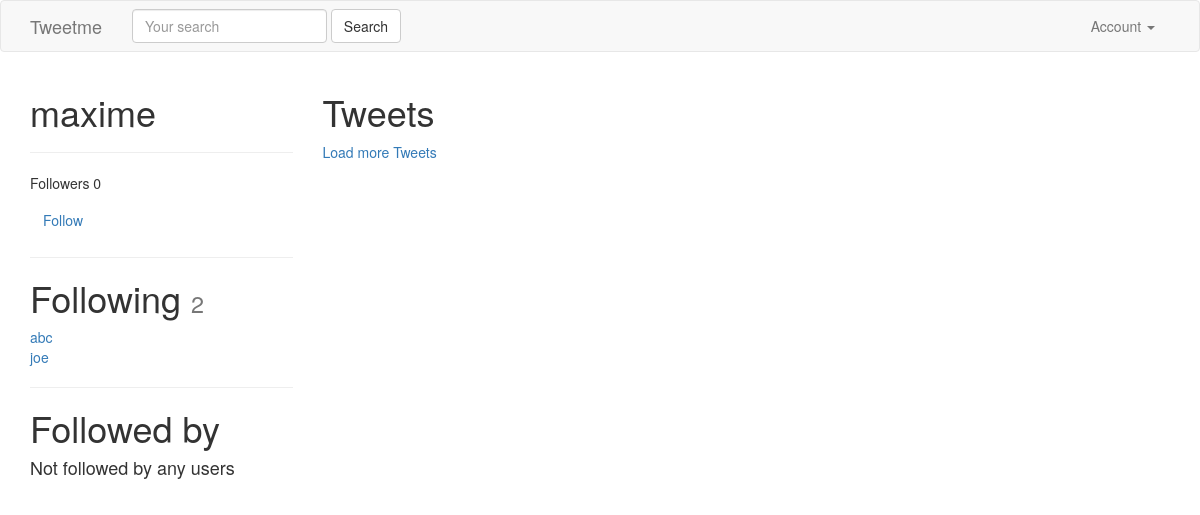
Page /maxime/ (signed in) on the earlier database version.
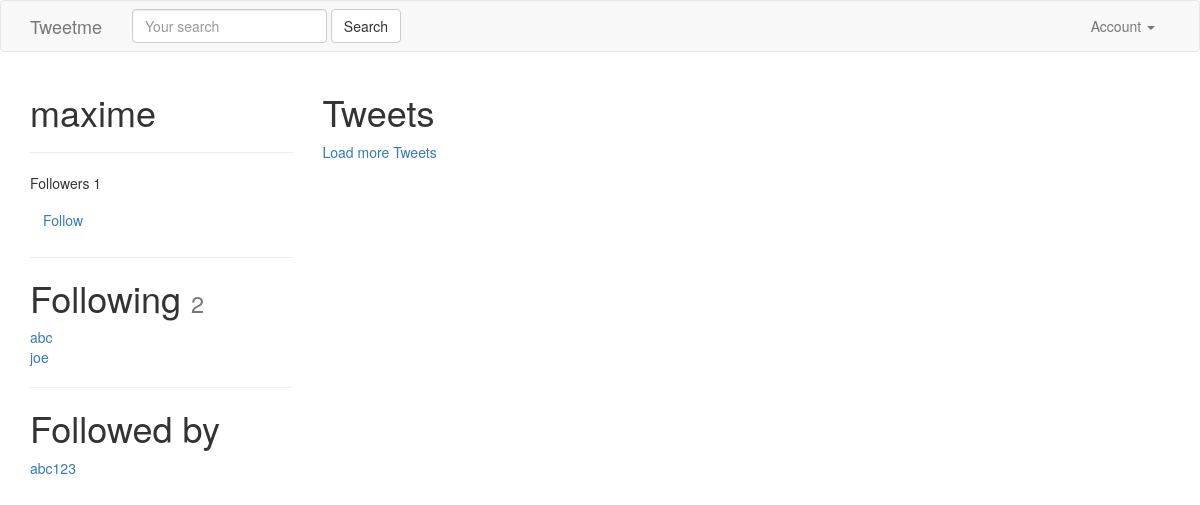
Same page on the later database version.
### accounts/models.py (models this page shows, shortened)
class UserProfile(models.Model):
    user = models.OneToOneField(settings.AUTH_USER_MODEL, related_name='profile')  # user.profile
    following = models.ManyToManyField(settings.AUTH_USER_MODEL, blank=True, related_name='followed_by')
    objects = UserProfileManager()  # UserProfile.objects.all()
    def get_following(self):
        users = self.following.all()  # User.objects.all()
        return users.exclude(username=self.user.username)
    def get_follow_url(self):
        return reverse_lazy('profiles:follow', kwargs={'username': self.user.username})
    def get_absolute_url(self):
        return reverse_lazy('profiles:detail', kwargs={'username': self.user.username})

### accounts/views.py (the view)
# urls.py: url(r'^(?P<username>[\w.@+-]+)/$', UserDetailView.as_view(), name='detail'),
class UserDetailView(DetailView):
    template_name = 'accounts/user_detail.html'
    queryset = User.objects.all()
    def get_object(self, queryset=None):
        return get_object_or_404(User, username__iexact=self.kwargs.get('username'))
    def get_context_data(self, **kwargs):
        context = super(UserDetailView, self).get_context_data(**kwargs)
        context['following'] = UserProfile.objects.is_followinf(self.request.user, self.get_object())
        context['recommended'] = UserProfile.objects.recommended(self.request.user)
        return context

### accounts/models.py (called while the page is built)
    def all(self):
        qs = self.get_queryset().all()
        try:
            if self.instance:  # user
                qs = qs.exclude(user=self.instace)
        except:
            pass
        return qs

    def is_followinf(self, user, followed_by_user):
        user_profile, created = UserProfile.objects.get_or_create(user=user)
        if created:
            return False
        if followed_by_user in user_profile.following.all():
            return True
        return False

    def recommended(self, user, limit_to=10):
        profile = user.profile
        following = profile.get_following()
        qs = self.get_queryset().exclude(user__in=following).exclude(id=profile.id).order_by("?")[:limit_to]
        return qs

### accounts/templates/accounts/user_detail.html (shortened to what this page needs)
{% extends 'base.html' %}
{% block content %}
    <div class='row'>
        <div class='col-sm-3 col-xs-12'>
            <h1>{{ object.username }}</h1>
            <hr/>
            <p>Followers {{ object.followed_by.all.count }}</p>
            <p><a class="btn btn-link" href="{{ object.profile.get_follow_url }}">
                {% if following %}Unfollow{% else %}Follow{% endif %}</a></p>
            <hr/>
            <h1>Following <small>{{ object.profile.get_following.count }}</small></h1>
            {% for user in object.profile.get_following.all %}
            <a href='/{{ user.username }}'> {{ user.username }}</a> <br/>
            {% empty %}
            <h4>Not following any users</h4>
            {% endfor  %}
            <hr/>
            <h1>Followed by</h1>
            {% for profile in object.followed_by.all %}
            <a href='/{{ profile.user.username }}'> {{ profile.user.username }}</a> <br/>
            {% empty %}
            <h4>Not followed by any users</h4>
            {% endfor  %}
        </div>
        <div class='col-sm-9 col-xs-12'>
            <h1>Tweets</h1>
            <a href='#' id='load-more'>Load more Tweets</a>
        </div>
    </div>
{% endblock content %}

### templates/base.html (shortened to what this page needs)
{% load static %}
<html lang="en">
  <head>
    <link href="{% static 'css/bootstrap.min.css' %}" rel="stylesheet">
  </head>
  <body>
    {% include 'navbar.html' %}
    <div class='container'>
        {% block content %}
        {% endblock content %}
    </div>
  </body>
</html>

### templates/navbar.html (shortened to what this page needs)
<nav class="navbar navbar-default">
  <div class="container">
    <div class="navbar-header">
      <a class="navbar-brand" href="{% url 'home' %}">Tweetme</a>
      {% include 'tweets/search_form.html' %}
    </div>
    <div class="collapse navbar-collapse" id="bs-example-navbar-collapse-1">
      {% if request.user.is_authenticated %}
      <ul class="nav navbar-nav navbar-right">
        <li class="dropdown">
          <a href="#" class="dropdown-toggle" data-toggle="dropdown" role="button"
             aria-haspopup="true" aria-expanded="false">Account <span class="caret"></span></a>
        </li>
      </ul>
      {% else %}
      <ul class="nav navbar-nav navbar-right">
        <li><a href="{% url 'login' %}">Login</a></li>
        <li><a href="{% url 'register' %}">Register</a></li>
      </ul>
      {% endif %}
    </div>
  </div>
</nav>

### tweets/templates/tweets/search_form.html
<form id='navbar-search-form' class='navbar-form navbar-left' method='GET' action='{% url "search" %}'>
    <div class="form-group">
        <input class="form-control" type='text' name='q' placeholder='Your search' value='{{ request.GET.q }}'/>
    </div>
    <input class="btn btn-default" type='submit' value='Search'/>
</form>

Differences in the rows shown:
added UserProfile: user.username "abc123"
Other differences:
{{ object.followed_by.all.count }}: "0" → "1"
text no longer shown: "Not followed by any users"
